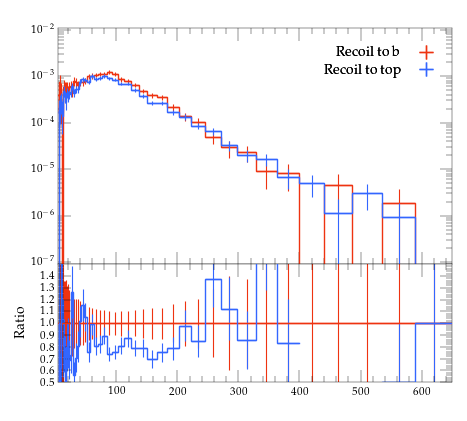

This chart was generated by the following Python code:
#! /usr/bin/env python

# This Python script was auto-generated using YODA v2.0.2.
# Analysis object: /MC_TTBAR/onelep_W_pT
# Timestamp: 07-08-2026 (11:29:31)

import matplotlib as mpl
import matplotlib.pyplot as plt
mpl.use('Agg') # comment out for interactive use
import os
import numpy as np

plotDir = os.path.split(os.path.realpath(__file__))[0]
if 'YODA_USER_PLOT_PATH' in globals():
    plot_outdir = globals()['YODA_USER_PLOT_PATH']
else:
    plot_outdir = plotDir

#plot style
plt.style.use(os.path.join(plotDir, '../default.mplstyle'))
# plot metadata
figW, figH = plt.rcParams['figure.figsize']
ax_xLabel = r''
ax_yLabel = r''
ax_title  = r''
ax_xScale = 'linear'
ax_yScale = 'log'
xLims = (5.0, 650.0)
yLims = (9e-08, 0.011000000000000001)

# TeX-friendly labels for the legend
labels = {
    'legend' : ([ r"Recoil to b", r"Recoil to top" ], r""),
}

# Adjust canvas width and height
canvasW = 10.0
canvasH = 9.0
figW *= canvasW/10.
figH *= canvasH/9.

# Create figure and axis objects
fig, (ax, ratio0_ax) = plt.subplots(2, 1, sharex=True,
                  figsize=(figW,figH), gridspec_kw={'height_ratios': (6.0, 3.0)})

# Set figure margins
plt.subplots_adjust(
    left   = 1.0 * plt.rcParams['figure.subplot.left'],
    right  = 1.0 * plt.rcParams['figure.subplot.right'],
    top    = 1.0 * plt.rcParams['figure.subplot.top'],
    bottom = 1.0 * plt.rcParams['figure.subplot.bottom'])

ratio0_ax.yaxis.set_major_locator(mpl.ticker.MultipleLocator(0.1))
ratio0_ax.set_ylim(0.5, 1.4999)
ratio0_ax.set_ylabel('Ratio')

# the numerical data is stored in a separate file
dataf = dict()
prefix = os.path.split(__file__)[0]
if prefix:    prefix = prefix + '/'
exec(open(prefix+'onelep_W_pT__data.py').read(), dataf)


legend_handles = dict() # keep track of handles for the legend

# style options for curves
# starts at zorder>=5 to draw curve on top of legend
styles = {
  'rec_b': {
    'color' : '#EE3311',
    'linestyle' : '-',
    'linewidth' : 1,
    'marker' : 'none',
    'markersize' : 2,
    'capsize' : 0.0,
    'zorder' : 5,
    'histstyle' : 1,
    'drawstyle' : 'steps-pre',
    'xerrorbars' : 1,
    'yerrorbars' : 1,
    'fillcolor' : None,
    'fillopacity' : 1.0,
    'ratio0_linestyle' : '-',
    'ratio0_linewidth' : 1,
    'ratio0_marker' : 'none',
    'ratio0_markersize' : 2,
    'ratio0_capsize' : 0.0,
    'ratio0_zorder' : 5,
    'ratio0_histstyle' : 1,
    'ratio0_drawstyle' : 'steps-pre',
    'ratio0_xerrorbars' : 1,
    'ratio0_yerrorbars' : 1,
  },
  'rec_t': {
    'color' : '#3366FF',
    'linestyle' : '-',
    'linewidth' : 1,
    'marker' : 'none',
    'markersize' : 2,
    'capsize' : 0.0,
    'zorder' : 6,
    'histstyle' : 1,
    'drawstyle' : 'steps-pre',
    'xerrorbars' : 1,
    'yerrorbars' : 1,
    'fillcolor' : None,
    'fillopacity' : 1.0,
    'ratio0_linestyle' : '-',
    'ratio0_linewidth' : 1,
    'ratio0_marker' : 'none',
    'ratio0_markersize' : 2,
    'ratio0_capsize' : 0.0,
    'ratio0_zorder' : 6,
    'ratio0_histstyle' : 1,
    'ratio0_drawstyle' : 'steps-pre',
    'ratio0_xerrorbars' : 1,
    'ratio0_yerrorbars' : 1,
  },
}

# curve from input yoda files in main panel
for label, yvals in dataf['yvals'].items():
    if all(np.isnan(v) for v in dataf['yvals'][label]):
        continue
    tmp = None
    if styles[label]['histstyle']: # draw as histogram
        xpos = dataf['xedges'][label] if styles[label]['drawstyle'] else dataf['xpoints'][label]
        ypos = np.insert(yvals, 0, yvals[0]) if styles[label]['drawstyle'] else yvals
        if styles[label]['fillcolor']: # fill area below curve
            ax.fill_between(xpos, ypos, step='pre',
                            color=styles[label]['fillcolor'],
                            alpha=styles[label]['fillopacity'])
        tmp, = ax.plot(xpos, ypos,
                       color=styles[label]['color'],
                       linestyle=styles[label]['linestyle'],
                       linewidth=styles[label]['linewidth'],
                       drawstyle=styles[label]['drawstyle'], solid_joinstyle='miter',
                       zorder=styles[label]['zorder'], label=label)
    tmp = ax.errorbar(dataf['xpoints'][label], yvals,
                      xerr=np.array(dataf['xerrs'][label])*styles[label]['xerrorbars'],
                      yerr=np.array(dataf['yerrs'][label])*styles[label]['yerrorbars'],
                      fmt=styles[label]['marker'], capsize=styles[label]['capsize'],
                      markersize=styles[label]['markersize'],
                      ecolor=styles[label]['color'],
                      color=styles[label]['color'], zorder=styles[label]['zorder'])
    tmp[-1][0].set_linestyle(styles[label]['linestyle'])
    tmp[-1][0].set_linewidth(styles[label]['linewidth'])
    if label in dataf['add_legend_handle']:  legend_handles[label] = tmp
    for varLabel in dataf['variation_yvals'].keys():
        if varLabel.startswith(label):
            tmp, = ax.plot(dataf['xedges'][label], dataf['variation_yvals'][varLabel],
                           color=styles[label]['color'],
                           linestyle=styles[label]['linestyle'],
                           linewidth=styles[label]['linewidth'],
                           drawstyle='steps-pre', solid_joinstyle='miter',
                           zorder=styles[label]['zorder'], alpha=0.5)


# plots on ratio panel
# curve from input yoda files in ratio panel
for label, yvals in dataf['ratio0_yvals'].items():
    if all(np.isnan(v) for v in yvals):
        continue
    if styles[label]['ratio0_histstyle']: # plot as histogram
        xpos = dataf['xedges']['rec_b'] if styles[label]['ratio0_drawstyle'] else dataf['xpoints']['rec_b']
        ypos = np.insert(yvals, 0, yvals[0]) if styles[label]['ratio0_drawstyle'] else yvals
        ratio0_ax.plot(xpos, ypos,
                       color=styles[label]['color'],
                       linewidth=styles[label]['linewidth'],
                       linestyle=styles[label]['ratio0_linestyle'],
                       drawstyle=styles[label]['ratio0_drawstyle'], zorder=styles[label]['zorder'],
                       solid_joinstyle='miter')
    tmp = ratio0_ax.errorbar(dataf['xpoints']['rec_b'], yvals,
                             xerr=np.array(dataf['ref_xerrs'])*styles[label]['ratio0_xerrorbars'],
                             yerr=np.array(dataf['ratio0_yerrs'][label])*styles[label]['ratio0_yerrorbars'],
                             fmt=styles[label]['ratio0_marker'], capsize=styles[label]['ratio0_capsize'],
                             markersize=styles[label]['ratio0_markersize'],
                             ecolor=styles[label]['color'],
                             color=styles[label]['color'])
    tmp[-1][0].set_linestyle(styles[label]['ratio0_linestyle'])
    tmp[-1][0].set_linewidth(styles[label]['ratio0_linewidth'])

    for varlabel in dataf['ratio0_variation_vals'].keys():
        if varlabel.startswith(label):
            ratio0_ax.plot(dataf['xedges']['rec_b'],
                            dataf['ratio0_variation_vals'][varlabel],
                            color=styles[label]['color'],
                            linestyle=styles[label]['linestyle'],
                            linewidth=styles[label]['linewidth'],
                            drawstyle='steps-pre', solid_joinstyle='miter',
                            zorder=1, alpha=0.5)

legend_items = list(legend_handles.values())
ax.add_artist(ax.legend(legend_items,
                        labels['legend'][0],
                        title=labels['legend'][1],
                        alignment='right',
                        loc='upper right',
                        bbox_to_anchor=(1.0, 0.97),markerfirst=False))

# set plot metadata as defined above
ratio0_ax.set_xlabel(ax_xLabel)
ratio0_ax.xaxis.set_label_coords(1., -0.15)
ax.set_ylabel(ax_yLabel, ha='right', va='top')
ax.yaxis.set_label_coords(-0.11, 1.0)
ax.set_title(ax_title, loc='left')
ax.set_xscale(ax_xScale)
ax.set_yscale(ax_yScale)
ax.set_xlim(xLims)
ax.set_ylim(yLims)

# tick formatting
plt.rcParams['xtick.top'] = True
plt.rcParams['ytick.right'] = True
ax.yaxis.set_major_locator(mpl.ticker.LogLocator(base=10.0, numticks=np.inf))
ax.yaxis.set_minor_locator(mpl.ticker.LogLocator(
                           base=10.0, subs=np.arange(0.1, 1, 0.1), numticks=np.inf))
fig.align_ylabels((ax, ratio0_ax))
plt.savefig(os.path.join(plot_outdir, 'onelep_W_pT.pdf'), format='PDF')
plt.savefig(os.path.join(plot_outdir, 'onelep_W_pT.png'), format='PNG')

plt.close(fig)
